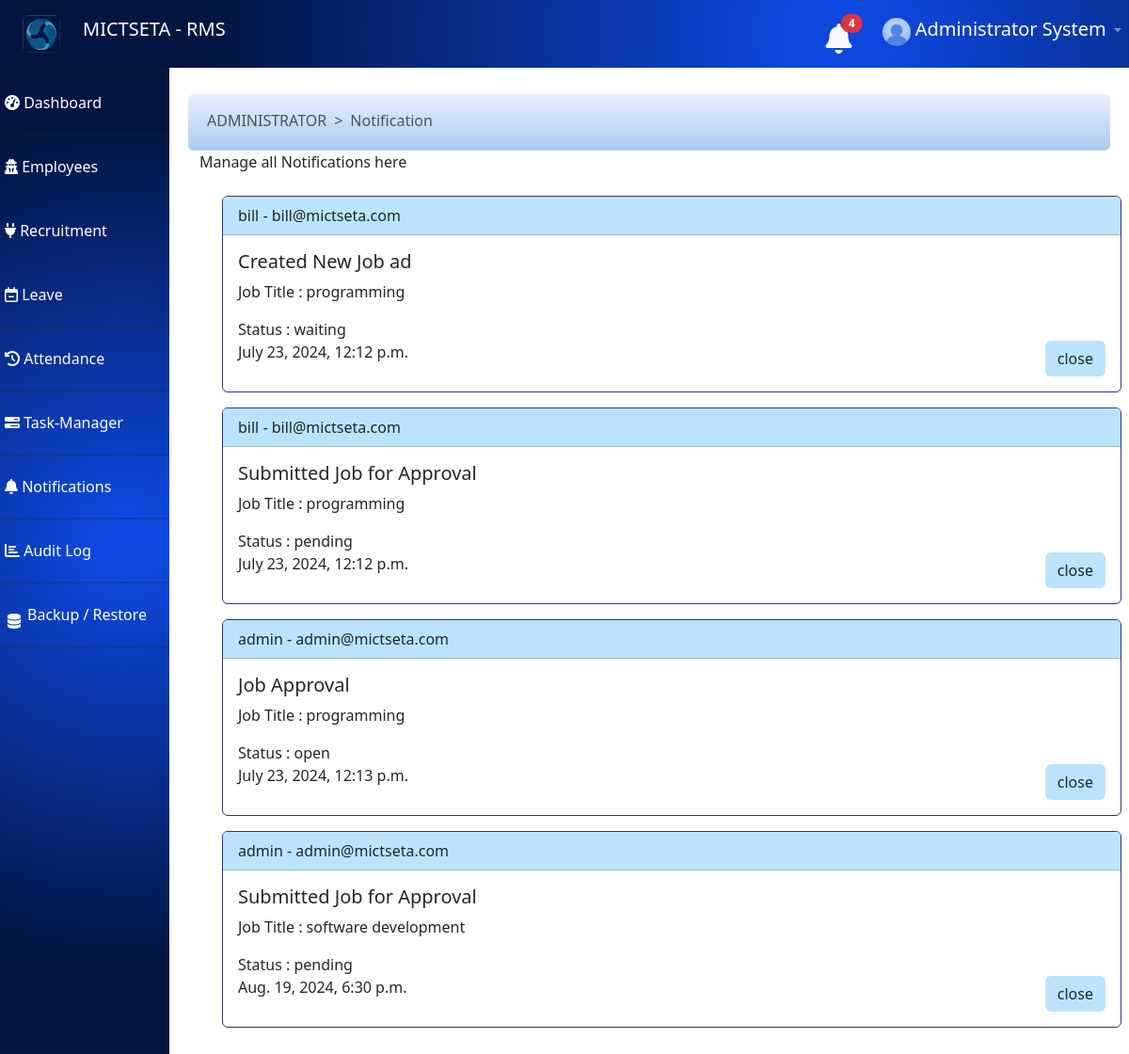
The page /dashboard/get_notifications/ (signed in) on the database as committed earlier.
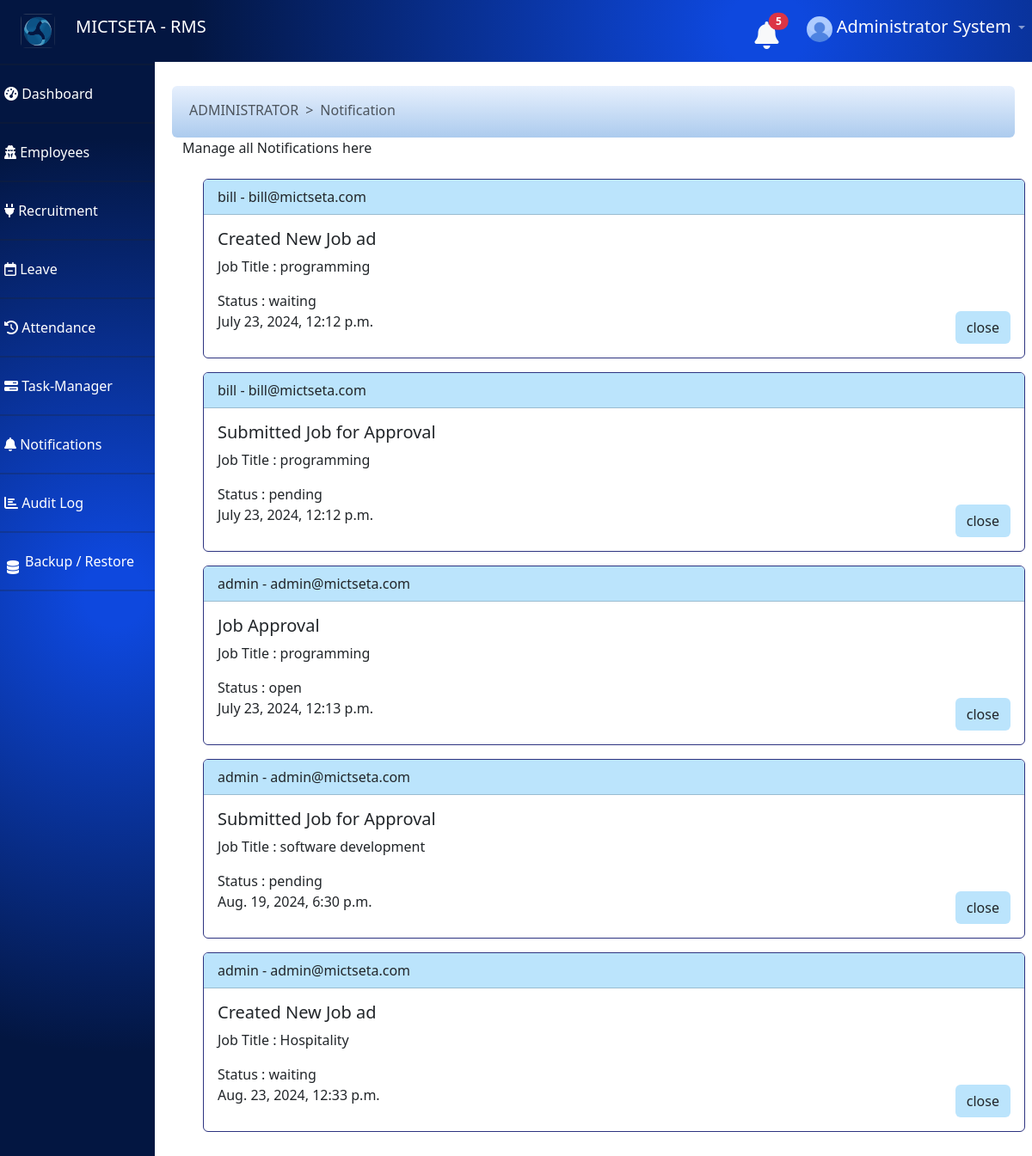
The same page on the database as committed later.
### jobs/models.py (models this page shows, shortened)
class Notification(models.Model):
    user = models.ForeignKey(User, on_delete=models.CASCADE, related_name='notifications')
    action = models.CharField(max_length=225, unique=False, null=False)
    job_title = models.CharField(max_length=225, unique=False, null=False)
    status = models.CharField(max_length=225, unique=False, null=False)
    timestamp = models.DateTimeField(auto_now_add=True)
    is_seen = models.BooleanField(null=False, default=False)

### dashboard/views.py (the view)
# urls.py: path('get_notifications/', views.get_notifications, name="dashboard.get_notifications"),
@csrf_protect
def get_notifications(request):
	if request.user.is_authenticated:
		try:
			if request.user.is_superuser:
				notification = Notification.objects.all()
				if request.user.is_superuser:
					notify_len = len(Notification.objects.filter(is_seen=False))
				else:
					notify_len = len(Notification.objects.filter(user=request.user,is_seen=False))
				return render(request,'notification.html',{'notify_len':notify_len,'notifications':notification.reverse()})
			elif request.user.is_staff:
				notification = Notification.objects.filter(user=request.user)
			if request.user.is_superuser:
				notify_len = len(Notification.objects.filter(is_seen=False))
			else:
				notify_len = len(Notification.objects.filter(user=request.user,is_seen=False))
			return render(request,'notification.html',{'notify_len':notify_len,'notifications':notification.reverse()})
		except Exception as e:
			return HttpResponse(f"<h1> Sever Error : Notification: {e}</h1>")
	else:
		return redirect('render_auth_page')

### dashboard/templates/notification.html (shortened to what this page needs)
{% extends 'dashboard_base.html' %}
{% load static %}
{% block breadcrumbs %}
      <li class="breadcrumb-item active" aria-current="page">Notification</li>
{% endblock %}
{% block description %} Manage all Notifications here  {% endblock %}
{% block content %}
     <div class="container m-4 ">
    	{% if notifications %}
	     {% for notific in notifications %}
	     	{% if notific.is_seen %}
	     	{% else %}
	     	<div class="card mb-3 card-notification" style="width: 100%;">
			  <div class="card-header back-for" ><span>{{notific.user.username}} - {{notific.user.email }}</span>  </div>
			  <div class="card-body text-dark">
			    <h5 class="card-title">{{notific.action}}</h5>
			    <div>
			    	<p class="card-text"> Job Title : {{notific.job_title}}</p>
			    	<p class="card-text" > Status : {{notific.status}}</p>
			    </div>
			    <p class="card-text d-flex justify-content-between" > {{notific.timestamp}}  <a href="{% url 'dashboard.delete_notifications' notific.id %}" class="btn back-for">close</a> </p>
			  </div>
			</div>
			{% endif %}
		{% endfor %}
	{% endif %}
     </div>
{% endblock %}

### dashboard/templates/dashboard_base.html (shortened to what the changed rows need)
<!DOCTYPE html>
<html lang="en">
<head>
  <link href="https://cdn.jsdelivr.net/npm/bootstrap@5.0.2/dist/css/bootstrap.min.css" rel="stylesheet">
  <link href="https://stackpath.bootstrapcdn.com/bootstrap/4.5.2/css/bootstrap.min.css" rel="stylesheet">
  <link rel="stylesheet" href="https://cdnjs.cloudflare.com/ajax/libs/font-awesome/4.7.0/css/font-awesome.min.css">
  <link rel="stylesheet" href="https://cdnjs.cloudflare.com/ajax/libs/font-awesome/6.0.0-beta3/css/all.min.css">
    <link
        href=
"https://cdnjs.cloudflare.com/ajax/libs/bootstrap-datetimepicker/4.17.37/css/bootstrap-datetimepicker.min.css"
        rel="stylesheet">
  <link rel="stylesheet" href="https://cdnjs.cloudflare.com/ajax/libs/twitter-bootstrap/5.3.0/css/bootstrap.min.css">
  <link rel="stylesheet" href="https://cdn.datatables.net/2.0.8/css/dataTables.bootstrap5.css">
 {% load static %}
</head>
<body>
  <nav class="navbar navbar-expand-lg navbar-dark ">
    <div class="collapse navbar-collapse" id="navbarNav">
      <ul class="navbar-nav ml-auto">
        <li class="nav-item">
          <a class="nav-link" href="#">
            <a href="{% url 'dashboard.get_notifications'%}">
              <button type="button" class="btn btn-primarys position-relative p-0 mr-4 mb-1">
               <i class="fas fa-bell fa-2x text-light"  > </i>
               {% if user.notifications or user.is_superuser %}
                {% if notify_len %}
                <span class="position-absolute top-0 start-100 translate-middle badge rounded-pill bg-danger ">
                  {{notify_len}}
                </span>
                {% endif%}
              {% endif %}
              </button>
            </a>
          </a>
        </li>
      </ul>
    </div>
  </nav>
  <div class="sidebar" style=" overflow-y: scroll; overflow-x:none;">
    <h2 class="text-white">Dashboard</h2>
  </div>
  <div class="main-content">
    <div class="content">
      <div id="defaultPage" style="margin-top: 40px;">
        {% block content %}
        {% endblock %}
      </div>
    </div>
  </div>
</body>
</html>

Rows that differ between the two databases and show on the page:
added Notification: user.username "admin", user.email "admin@mictseta.com", action "Created New Job ad", job_title "Hospitality", status "waiting", timestamp "Aug. 23, 2024, 12:33 p.m."
Other text that changed with them:
{{ notify_len }}: "4" → "5"
